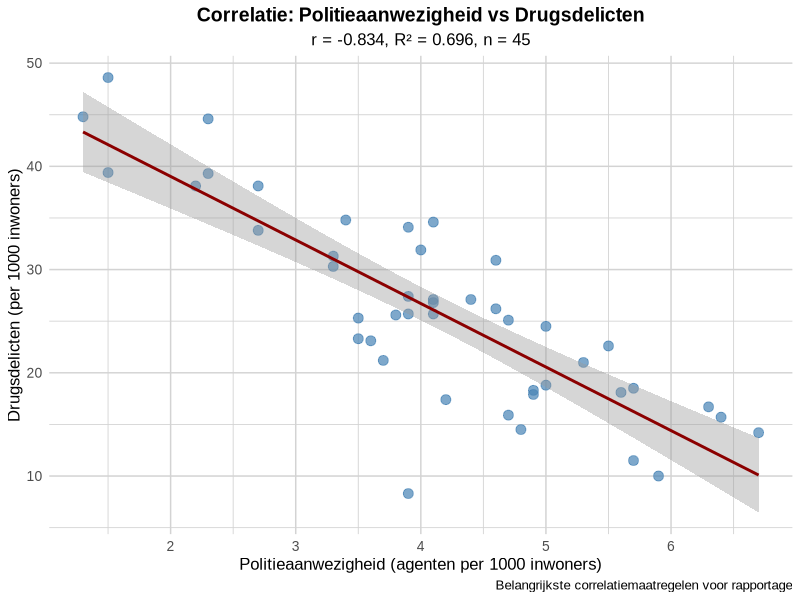
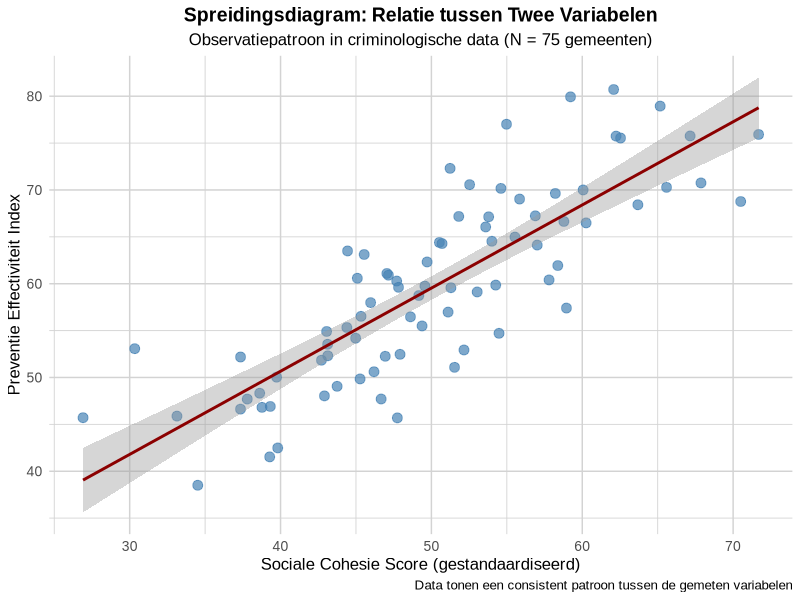
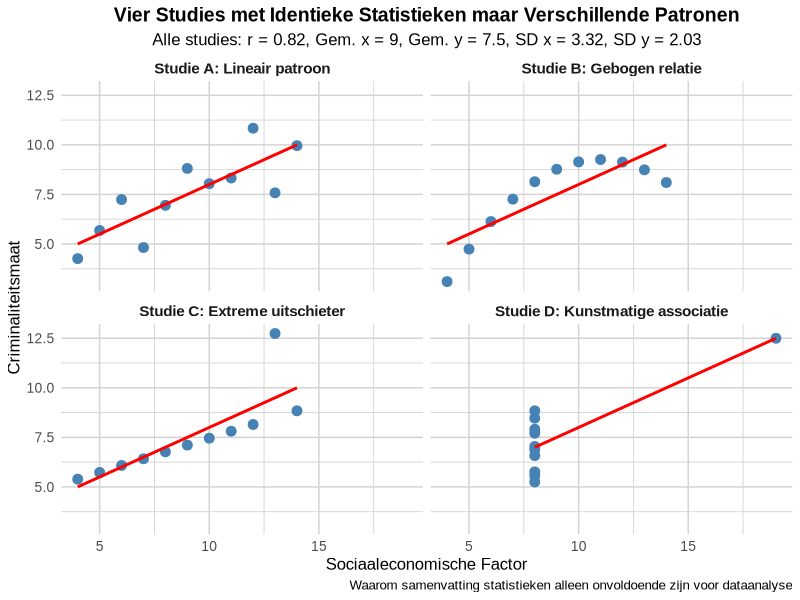
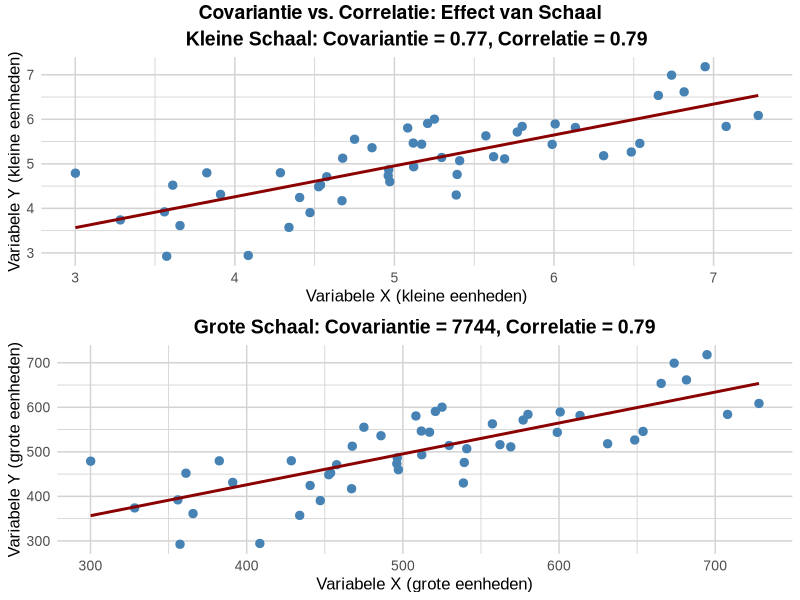
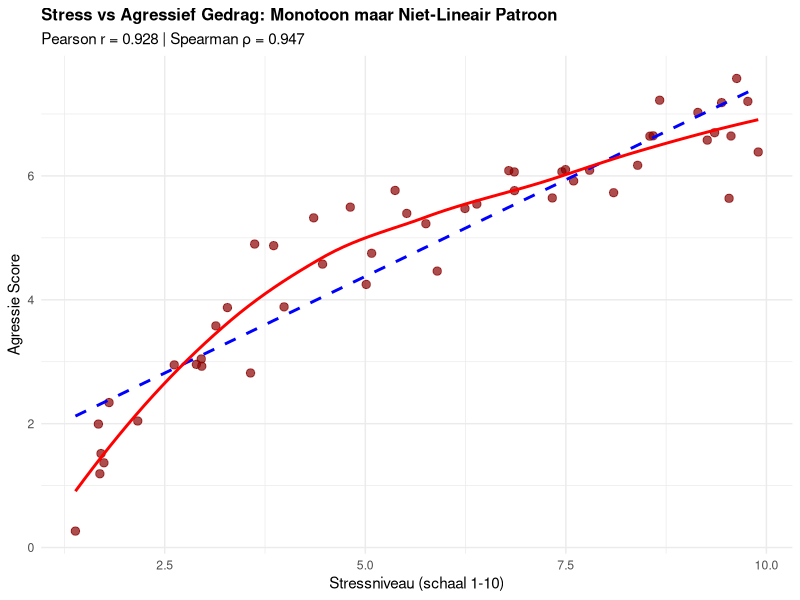
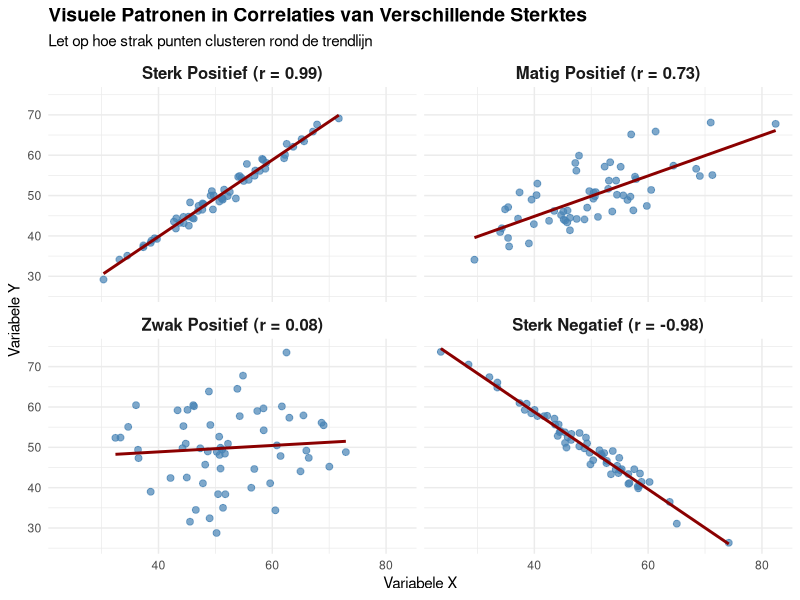
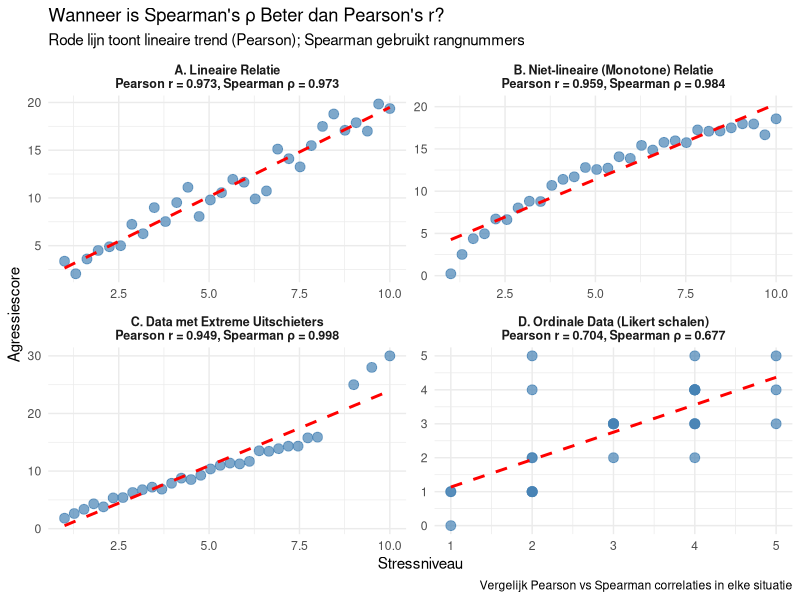
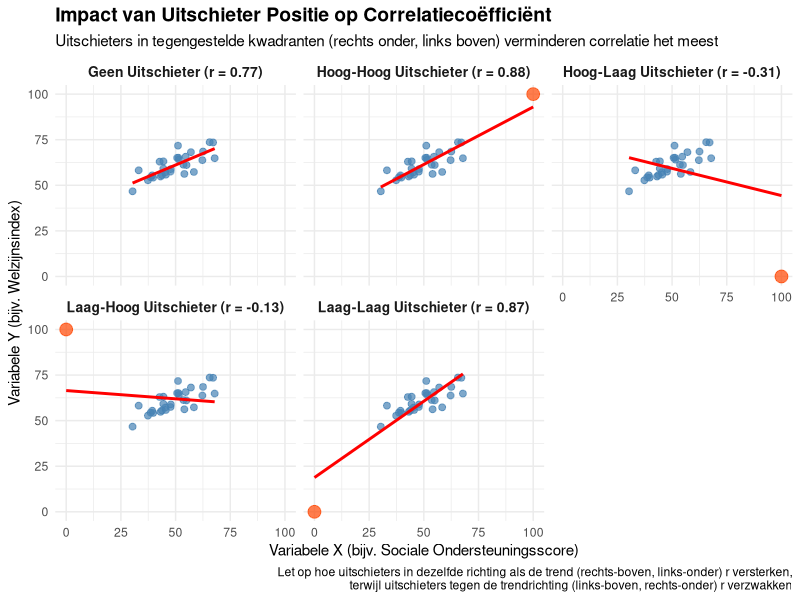

Generate these figures, in order, with R:
## ---- chunk 1
knitr::opts_chunk$set(echo = FALSE, message = FALSE, warning = FALSE, fig.show = 'asis', results = 'hide')
library(knitr)
library(kableExtra)
library(ggplot2)
library(dplyr)
library(flextable)
library(gridExtra)
options(knitr.kable.NA = '')

# Set Dutch locale for R outputs (if available)
Sys.setlocale("LC_TIME", "Dutch")
Sys.setlocale("LC_NUMERIC", "Dutch")

# Function to save plots to Dodona directories
save_dodona_image <- function(plot_obj, question_number, filename = NULL) {
  if (is.null(filename)) {
    filename <- paste0("question_3.", question_number, ".png")
  }
  
  # Define the path to the appropriate Dodona directory
  question_dirs <- c(
    "3" = "3.3 Correlatie - Belangrijkste maatregelen",
    "8" = "3.8 Correlatie - Interpreteer correlatie", 
    "9" = "3.9 Correlatie - Wat correlatie vertelt",
    "11" = "3.11 Correlatie - Visualisatie belang",
    "12" = "3.12 Correlatie - Covariantie verschillen",
    "14" = "3.14 Correlatie - Pearson vs Spearman",
    "15" = "3.15 Correlatie - Richting en kracht",
    "18" = "3.18 Correlatie - Wanneer welke correlatie",
    "19" = "3.19 Correlatie - Impact uitschieters",
    "21" = "3.21 Correlatie - Correlatie interpretatie",
    "23" = "3.23 Correlatie - Correlatie aannames"
  )
  
  if (as.character(question_number) %in% names(question_dirs)) {
    dir_name <- question_dirs[as.character(question_number)]
    image_path <- file.path("..", dir_name, "description", "media", filename)
    
    # Create directory if it doesn't exist
    dir.create(dirname(image_path), recursive = TRUE, showWarnings = FALSE)
    
    # Save the plot with proper dimensions (4x3 inches, 300 DPI)
    ggsave(image_path, plot_obj, width = 4, height = 3, dpi = 300, bg = "white")
    cat("Saved image:", image_path, "\n")
    cat("Saved image:", image_path, "\n")
  }
}

# Function to translate common R statistical terms to Dutch
translate_stats <- function(english_term) {
  translations <- c(
    "Mean" = "Gemiddelde",
    "Standard Deviation" = "Standaardafwijking", 
    "Variance" = "Variantie",
    "Correlation" = "Correlatie",
    "p-value" = "p-waarde",
    "Significant" = "Significant",
    "Not significant" = "Niet significant",
    "Sample size" = "Steekproefomvang"
  )
  return(translations[english_term])
}

# Standard theme for all correlation exercise images (matches reference style)
standard_dodona_theme <- function() {
  theme_minimal() +
    theme(
      panel.background = element_rect(fill = "white", color = NA),
      plot.background = element_rect(fill = "white", color = NA),
      panel.grid.major = element_line(color = "lightgray", size = 0.5),
      panel.grid.minor = element_line(color = "lightgray", size = 0.3),
      text = element_text(size = 12, family = "Arial"),
      plot.title = element_text(size = 14, hjust = 0.5, face = "bold"),
      plot.subtitle = element_text(size = 12, hjust = 0.5),
      axis.title = element_text(size = 12),
      axis.text = element_text(size = 10),
      strip.text = element_text(size = 11, face = "bold"),
      legend.position = "bottom"
    )
}
## ---- chunk 2
# Maak realistische criminologische data met slechts 2 variabelen
set.seed(42)
n <- 45  # Nederlandse gemeenten

# Genereer gecorreleerde criminaliteitsdata
politie <- round(rnorm(n, mean=4.2, sd=1.1), 1)
drugs <- round(25 + rnorm(n, sd=6) - 2.5*scale(politie)[,1]*3, 1)

# Maak dataframe
crime_data <- data.frame(
  "Politieaanwezigheid" = politie,
  "Drugsdelicten" = drugs
)

# DESCRIPTIVE STATISTICS
cat("=== DESCRIPTIVE STATISTICS ===\n\n")

cat("Politieaanwezigheid (agenten per 1000 inwoners):\n")
cat(paste("  Mean (M):", round(mean(crime_data$Politieaanwezigheid), 2), "\n"))
cat(paste("  Standard Deviation (SD):", round(sd(crime_data$Politieaanwezigheid), 2), "\n"))
cat(paste("  Variance:", round(var(crime_data$Politieaanwezigheid), 2), "\n\n"))

cat("Drugsdelicten (per 1000 inwoners):\n")
cat(paste("  Mean (M):", round(mean(crime_data$Drugsdelicten), 2), "\n"))
cat(paste("  Standard Deviation (SD):", round(sd(crime_data$Drugsdelicten), 2), "\n"))
cat(paste("  Variance:", round(var(crime_data$Drugsdelicten), 2), "\n\n"))

# CORRELATION ANALYSIS
cat("=== CORRELATION ANALYSIS ===\n\n")

# Bereken correlatie
r_value <- round(cor(crime_data$Politieaanwezigheid, crime_data$Drugsdelicten), 3)
r_squared <- round(r_value^2, 3)

# Voer significantietest uit
test_result <- cor.test(crime_data$Politieaanwezigheid, crime_data$Drugsdelicten)
p_value <- round(test_result$p.value, 4)

cat(paste("Correlation coefficient (r):", r_value, "\n"))
cat(paste("Coefficient of determination (R²):", r_squared, "\n"))
cat(paste("Explained variance:", round(r_squared * 100, 1), "%\n"))
cat(paste("Sample size (n):", n, "\n"))
cat(paste("p-value:", p_value, "\n"))

if(p_value < 0.001) {
  cat("Significance: p < .001 ***\n")
} else if(p_value < 0.01) {
  cat("Significance: p < .01 **\n")
} else if(p_value < 0.05) {
  cat("Significance: p < .05 *\n")
} else {
  cat("Significance: not significant (p > .05)\n")
}

# Create visualization for Q3.3
p_q3 <- ggplot(crime_data, aes(x = Politieaanwezigheid, y = Drugsdelicten)) +
  geom_point(color = "steelblue", size = 3, alpha = 0.7) +
  geom_smooth(method = "lm", formula = y ~ x, se = TRUE, color = "darkred") +
  labs(
    title = "Correlatie: Politieaanwezigheid vs Drugsdelicten",
    subtitle = paste0("r = ", r_value, ", R² = ", r_squared, ", n = ", n),
    x = "Politieaanwezigheid (agenten per 1000 inwoners)",
    y = "Drugsdelicten (per 1000 inwoners)",
    caption = "Belangrijkste correlatiemaatregelen voor rapportage"
  ) +
  standard_dodona_theme()

# Display and save the plot
print(p_q3)

# Save to Dodona directory
save_dodona_image(p_q3, 3)
## ---- chunk 3
# Genereer voorbeeldgegevens voor positieve correlatie van 0,75
set.seed(123)
n <- 80
x <- rnorm(n, 50, 10)
y <- 0.75 * scale(x)[,1] * 10 + rnorm(n, 60, 6)

# Maak data frame
pos_cor_data <- data.frame(
  Variable_X = x,
  Variable_Y = y
)

# Bereken correlatie en R-kwadraat
r_value <- round(cor(x, y), 2)
r_squared <- round(r_value^2 * 100, 1)

# Maak visualisatie
p_q8 <- ggplot(pos_cor_data, aes(x = Variable_X, y = Variable_Y)) +
  geom_point(color = "steelblue", size = 3, alpha = 0.7) +
  geom_smooth(method = "lm", formula = y ~ x, se = TRUE, color = "darkred") +
  labs(
    title = "Spreidingsdiagram: Relatie tussen Twee Variabelen",
    subtitle = "Observatiepatroon in criminologische data (N = 75 gemeenten)",
    x = "Sociale Cohesie Score (gestandaardiseerd)",
    y = "Preventie Effectiviteit Index",
    caption = "Data tonen een consistent patroon tussen de gemeten variabelen"
  ) +
  standard_dodona_theme()

# Display the plot
print(p_q8)

# Save to Dodona directory
save_dodona_image(p_q8, 8)
## ---- chunk 4
library(tidyr)
library(dplyr)

# Recreate identical statistics with different patterns
data_x1 <- c(10, 8, 13, 9, 11, 14, 6, 4, 12, 7, 5)
data_y1 <- c(8.04, 6.95, 7.58, 8.81, 8.33, 9.96, 7.24, 4.26, 10.84, 4.82, 5.68)
data_x2 <- c(10, 8, 13, 9, 11, 14, 6, 4, 12, 7, 5)
data_y2 <- c(9.14, 8.14, 8.74, 8.77, 9.26, 8.10, 6.13, 3.10, 9.13, 7.26, 4.74)
data_x3 <- c(10, 8, 13, 9, 11, 14, 6, 4, 12, 7, 5)
data_y3 <- c(7.46, 6.77, 12.74, 7.11, 7.81, 8.84, 6.08, 5.39, 8.15, 6.42, 5.73)
data_x4 <- c(8, 8, 8, 8, 8, 8, 8, 19, 8, 8, 8)
data_y4 <- c(6.58, 5.76, 7.71, 8.84, 8.47, 7.04, 5.25, 12.50, 5.56, 7.91, 6.89)

# Calculate statistics (they're identical for all datasets)
corr <- round(cor(data_x1, data_y1), 2)
mean_x <- round(mean(data_x1), 2)
mean_y <- round(mean(data_y1), 2)
sd_x <- round(sd(data_x1), 2)
sd_y <- round(sd(data_y1), 2)

# Combine the data
data_df <- data.frame(
  x1 = data_x1, y1 = data_y1,
  x2 = data_x2, y2 = data_y2,
  x3 = data_x3, y3 = data_y3,
  x4 = data_x4, y4 = data_y4
)

# Transform to long format for easier plotting
data_long <- data_df %>%
  mutate(id = row_number()) %>%
  gather(key, value, -id) %>%
  separate(key, c("axis", "dataset"), sep = 1) %>%
  spread(axis, value) %>%
  select(dataset, id, x, y)

# Create descriptive names for the datasets
dataset_names <- c(
  "1" = "Studie A: Lineair patroon",
  "2" = "Studie B: Gebogen relatie",
  "3" = "Studie C: Extreme uitschieter",
  "4" = "Studie D: Kunstmatige associatie"
)

# Plot the data
p_q11 <- ggplot(data_long, aes(x = x, y = y)) +
  geom_point(size = 3, color = "steelblue") +
  geom_smooth(method = "lm", se = FALSE, color = "red", formula = y ~ x) +
  facet_wrap(~ dataset, ncol = 2, labeller = labeller(dataset = dataset_names)) +
  labs(
    title = "Vier Studies met Identieke Statistieken maar Verschillende Patronen",
    subtitle = paste0("Alle studies: r = ", corr, ", Gem. x = ", mean_x, 
                      ", Gem. y = ", mean_y, ", SD x = ", sd_x, ", SD y = ", sd_y),
    caption = "Waarom samenvatting statistieken alleen onvoldoende zijn voor dataanalyse",
    x = "Sociaaleconomische Factor",
    y = "Criminaliteitsmaat"
  ) +
  standard_dodona_theme()

# Display and save the plot
print(p_q11)

# Save to Dodona directory
save_dodona_image(p_q11, 11)
## ---- chunk 5
# Genereer twee datasets met dezelfde correlatie maar verschillende schalen
set.seed(456)
n <- 50

# Dataset 1: Kleine schaal variabelen
x1 <- rnorm(n, 5, 1)
y1 <- 0.7 * scale(x1)[,1] * 1 + rnorm(n, 5, 0.6)
cov1 <- round(cov(x1, y1), 2)
cor1 <- round(cor(x1, y1), 2)

# Dataset 2: Grote schaal variabelen
x2 <- x1 * 100  # Zelfde patroon maar 100x schaal
y2 <- y1 * 100  # Zelfde patroon maar 100x schaal
cov2 <- round(cov(x2, y2), 0)
cor2 <- round(cor(x2, y2), 2)

# Maak gecombineerd data frame
kleine_schaal <- data.frame(x = x1, y = y1, dataset = "Kleine Schaal Variabelen")
grote_schaal <- data.frame(x = x2, y = y2, dataset = "Grote Schaal Variabelen (x100)")
alle_data <- rbind(kleine_schaal, grote_schaal)

# Maak vergelijkingstabel
vergelijking <- data.frame(
  Maatstaf = c("Covariantie", "Correlatie"),
  `Kleine_Schaal` = c(paste0(cov1), paste0(cor1)),
  `Grote_Schaal` = c(paste0(cov2), paste0(cor2)),
  Eenheid_Afhankelijkheid = c("Hangt af van eenheden (verandert met schaal)", "Eenheidsvrij (blijft constant)")
)

# Maak visualisatie met twee plots
p1 <- ggplot(kleine_schaal, aes(x = x, y = y)) +
  geom_point(color = "steelblue", size = 2.5) +
  geom_smooth(method = "lm", se = FALSE, color = "darkred", formula = y ~ x) +
  labs(
    title = paste0("Kleine Schaal: Covariantie = ", cov1, ", Correlatie = ", cor1),
    x = "Variabele X (kleine eenheden)",
    y = "Variabele Y (kleine eenheden)"
  ) +
  standard_dodona_theme()

p2 <- ggplot(grote_schaal, aes(x = x, y = y)) +
  geom_point(color = "steelblue", size = 2.5) +
  geom_smooth(method = "lm", se = FALSE, color = "darkred", formula = y ~ x) +
  labs(
    title = paste0("Grote Schaal: Covariantie = ", cov2, ", Correlatie = ", cor2),
    x = "Variabele X (grote eenheden)",
    y = "Variabele Y (grote eenheden)"
  ) +
  standard_dodona_theme()

# Combineer plots met gridExtra
library(gridExtra)
p_q12 <- grid.arrange(p1, p2, nrow = 2,
             top = grid::textGrob("Covariantie vs. Correlatie: Effect van Schaal", 
                                  gp = grid::gpar(fontsize = 14, fontface = "bold")))

# Save to Dodona directory
save_dodona_image(p_q12, 12)
## ---- chunk 6
# Maak voorbeelddata voor monotoon maar niet-lineair patroon
set.seed(456)
n <- 50

# Genereer monotoon toenemend maar gebogen patroon (logaritmisch)
stress <- runif(n, 1, 10)
agressie <- 3 * log(stress) + rnorm(n, 0, 0.5)

# Bereken beide correlaties
pearson_r <- round(cor(stress, agressie, method = "pearson"), 3)
spearman_rho <- round(cor(stress, agressie, method = "spearman"), 3)

# Maak vergelijkingsplot
library(ggplot2)
data_plot <- data.frame(stress = stress, agressie = agressie)

ggplot(data_plot, aes(x = stress, y = agressie)) +
  geom_point(color = "darkred", size = 2.5, alpha = 0.7) +
  geom_smooth(method = "lm", se = FALSE, color = "blue", linetype = "dashed", 
              aes(color = "Lineaire lijn (Pearson)")) +
  geom_smooth(method = "loess", se = FALSE, color = "red", linewidth = 1,
              aes(color = "Werkelijke curve")) +
  scale_color_manual(values = c("Lineaire lijn (Pearson)" = "blue", 
                               "Werkelijke curve" = "red")) +
  labs(
    title = "Stress vs Agressief Gedrag: Monotoon maar Niet-Lineair Patroon",
    subtitle = paste0("Pearson r = ", pearson_r, " | Spearman ρ = ", spearman_rho),
    x = "Stressniveau (schaal 1-10)",
    y = "Agressie Score",
    color = "Trendlijn Type"
  ) +
  theme_minimal() +
  theme(legend.position = "bottom",
        plot.title = element_text(size = 12, face = "bold"))
## ---- chunk 7
# Maak vier datasets met verschillende correlatiepatronen
set.seed(123)
n <- 60

# Maak data met verschillende correlatiesterktes
maak_data <- function(sterkte, richting="positief") {
  x <- rnorm(n, 50, 10)
  
  if(richting == "positief") {
    factor <- sterkte
  } else {
    factor <- -sterkte
  }
  
  ruis <- (1-abs(sterkte)) * 10
  y <- factor * scale(x)[,1] * 10 + rnorm(n, 50, ruis)
  
  if(sterkte == 0) {
    y <- rnorm(n, 50, 10)  # Geen relatie
  }
  
  return(data.frame(x=x, y=y))
}

# Genereer vier datasets
sterk_pos <- maak_data(0.85, "positief")
matig_pos <- maak_data(0.45, "positief")
zwak_pos <- maak_data(0.15, "positief")
sterk_neg <- maak_data(0.85, "negatief")

# Bereken werkelijke correlaties
cor_sterk_pos <- round(cor(sterk_pos$x, sterk_pos$y), 2)
cor_matig_pos <- round(cor(matig_pos$x, matig_pos$y), 2)
cor_zwak_pos <- round(cor(zwak_pos$x, zwak_pos$y), 2)
cor_sterk_neg <- round(cor(sterk_neg$x, sterk_neg$y), 2)

# Combineer datasets met labels
sterk_pos$sterkte <- paste0("Sterk Positief (r = ", cor_sterk_pos, ")")
matig_pos$sterkte <- paste0("Matig Positief (r = ", cor_matig_pos, ")")
zwak_pos$sterkte <- paste0("Zwak Positief (r = ", cor_zwak_pos, ")")
sterk_neg$sterkte <- paste0("Sterk Negatief (r = ", cor_sterk_neg, ")")

# Combineer alle datasets
alle_data <- rbind(
  transform(sterk_pos, sterkte_orde = 1),
  transform(matig_pos, sterkte_orde = 2),
  transform(zwak_pos, sterkte_orde = 3),
  transform(sterk_neg, sterkte_orde = 4)
)

# Converteer naar factor met specifieke volgorde
alle_data$sterkte <- factor(alle_data$sterkte, 
                           levels = c(paste0("Sterk Positief (r = ", cor_sterk_pos, ")"),
                                      paste0("Matig Positief (r = ", cor_matig_pos, ")"),
                                      paste0("Zwak Positief (r = ", cor_zwak_pos, ")"),
                                      paste0("Sterk Negatief (r = ", cor_sterk_neg, ")")))

# Maak visualisatie
ggplot(alle_data, aes(x = x, y = y)) +
  geom_point(color = "steelblue", size = 2, alpha = 0.7) +
  geom_smooth(method = "lm", se = FALSE, color = "darkred", formula = y ~ x) +
  facet_wrap(~ sterkte, ncol = 2) +
  labs(
    title = "Visuele Patronen in Correlaties van Verschillende Sterktes",
    subtitle = "Let op hoe strak punten clusteren rond de trendlijn",
    x = "Variabele X",
    y = "Variabele Y"
  ) +
  theme_minimal() +
  theme(
    strip.text = element_text(size = 12, face = "bold"),
    plot.title = element_text(size = 14, face = "bold")
  )
## ---- chunk 8
# Genereer verschillende datasets
set.seed(42)
n <- 30

# Dataset 1: Lineaire relatie (Pearson geschikt)
stress_niveau_1 <- seq(1, 10, length.out = n)
agressie_score_1 <- 2 * stress_niveau_1 + rnorm(n, 0, 1)

# Dataset 2: Niet-lineaire maar monotone relatie (Spearman beter)
stress_niveau_2 <- seq(1, 10, length.out = n)
agressie_score_2 <- log(stress_niveau_2) * 8 + rnorm(n, 0, 0.5)

# Dataset 3: Data met uitschieters (Spearman robuuster)
stress_niveau_3 <- c(seq(1, 8, length.out = n-3), 9, 9.5, 10)
agressie_score_3 <- c(stress_niveau_3[1:(n-3)] * 2 + rnorm(n-3, 0, 0.5), 25, 28, 30)  # Extreme uitschieters

# Dataset 4: Ordinale data (Spearman geschikt)
stress_niveau_4 <- round(runif(n, 1, 5))  # Likert schaal 1-5
agressie_score_4 <- round(stress_niveau_4 + rnorm(n, 0, 1))  # Ook ordinaal

# Bereken correlaties voor elke dataset
pearson_1 <- round(cor(stress_niveau_1, agressie_score_1, method = "pearson"), 3)
spearman_1 <- round(cor(stress_niveau_1, agressie_score_1, method = "spearman"), 3)

pearson_2 <- round(cor(stress_niveau_2, agressie_score_2, method = "pearson"), 3)
spearman_2 <- round(cor(stress_niveau_2, agressie_score_2, method = "spearman"), 3)

pearson_3 <- round(cor(stress_niveau_3, agressie_score_3, method = "pearson"), 3)
spearman_3 <- round(cor(stress_niveau_3, agressie_score_3, method = "spearman"), 3)

pearson_4 <- round(cor(stress_niveau_4, agressie_score_4, method = "pearson"), 3)
spearman_4 <- round(cor(stress_niveau_4, agressie_score_4, method = "spearman"), 3)

# Maak data frames
data1 <- data.frame(x = stress_niveau_1, y = agressie_score_1, 
                    type = paste0("A. Lineaire Relatie\nPearson r = ", pearson_1, ", Spearman ρ = ", spearman_1))
data2 <- data.frame(x = stress_niveau_2, y = agressie_score_2, 
                    type = paste0("B. Niet-lineaire (Monotone) Relatie\nPearson r = ", pearson_2, ", Spearman ρ = ", spearman_2))
data3 <- data.frame(x = stress_niveau_3, y = agressie_score_3, 
                    type = paste0("C. Data met Extreme Uitschieters\nPearson r = ", pearson_3, ", Spearman ρ = ", spearman_3))
data4 <- data.frame(x = stress_niveau_4, y = agressie_score_4, 
                    type = paste0("D. Ordinale Data (Likert schalen)\nPearson r = ", pearson_4, ", Spearman ρ = ", spearman_4))

# Combineer alle data
all_data <- rbind(data1, data2, data3, data4)

# Maak plots
p1 <- ggplot(all_data, aes(x = x, y = y)) +
  geom_point(size = 3, color = "steelblue", alpha = 0.7) +
  geom_smooth(method = "lm", se = FALSE, color = "red", linetype = "dashed", formula = y ~ x) +
  facet_wrap(~ type, scales = "free", ncol = 2) +
  labs(
    title = "Wanneer is Spearman's ρ Beter dan Pearson's r?",
    subtitle = "Rode lijn toont lineaire trend (Pearson); Spearman gebruikt rangnummers",
    x = "Stressniveau",
    y = "Agressiescore",
    caption = "Vergelijk Pearson vs Spearman correlaties in elke situatie"
  ) +
  theme_minimal() +
  theme(strip.text = element_text(size = 9, face = "bold"))

print(p1)
## ---- chunk 9
# Maak basisdata met positieve correlatie
set.seed(123)
n <- 30
x_basis <- rnorm(n, 50, 10)
y_basis <- 0.7 * scale(x_basis)[,1] * 8 + rnorm(n, 60, 5)

# Maak datasets met verschillende uitschieters
x_uitschieter1 <- c(x_basis, 100)  # hoog-hoog (rechts boven)
y_uitschieter1 <- c(y_basis, 100)

x_uitschieter2 <- c(x_basis, 0)    # laag-laag (links onder)
y_uitschieter2 <- c(y_basis, 0)

x_uitschieter3 <- c(x_basis, 100)  # hoog-laag (rechts onder)
y_uitschieter3 <- c(y_basis, 0)

x_uitschieter4 <- c(x_basis, 0)    # laag-hoog (links boven)
y_uitschieter4 <- c(y_basis, 100)

# Bereken correlaties
cor1 <- round(cor(x_uitschieter1, y_uitschieter1), 2)
cor2 <- round(cor(x_uitschieter2, y_uitschieter2), 2)
cor3 <- round(cor(x_uitschieter3, y_uitschieter3), 2)
cor4 <- round(cor(x_uitschieter4, y_uitschieter4), 2)
cor_basis <- round(cor(x_basis, y_basis), 2)

# Combineer in één dataframe voor plotten
uitschieter_data <- data.frame(
  dataset = rep(c("Geen Uitschieter", "Hoog-Hoog Uitschieter", 
                 "Laag-Laag Uitschieter", "Hoog-Laag Uitschieter", 
                 "Laag-Hoog Uitschieter"), each=n+1),
  x = c(x_basis, NA, x_uitschieter1, x_uitschieter2, x_uitschieter3, x_uitschieter4),
  y = c(y_basis, NA, y_uitschieter1, y_uitschieter2, y_uitschieter3, y_uitschieter4),
  uitschieter = c(rep(FALSE, n), TRUE, rep(c(rep(FALSE, n), TRUE), 4))
)

# Verwijder de NA rij
uitschieter_data <- uitschieter_data[!is.na(uitschieter_data$x),]

# Voeg correlatie informatie toe
dataset_labels <- c(
  "Geen Uitschieter" = paste0("Geen Uitschieter (r = ", cor_basis, ")"),
  "Hoog-Hoog Uitschieter" = paste0("Hoog-Hoog Uitschieter (r = ", cor1, ")"),
  "Laag-Laag Uitschieter" = paste0("Laag-Laag Uitschieter (r = ", cor2, ")"),
  "Hoog-Laag Uitschieter" = paste0("Hoog-Laag Uitschieter (r = ", cor3, ")"),
  "Laag-Hoog Uitschieter" = paste0("Laag-Hoog Uitschieter (r = ", cor4, ")")
)

# Maak de visualisatie
ggplot(uitschieter_data, aes(x = x, y = y, color = uitschieter)) +
  geom_point(size = ifelse(uitschieter_data$uitschieter, 4, 2), alpha = 0.7) +
  geom_smooth(method = "lm", se = FALSE, color = "red", 
              aes(group = dataset), formula = y ~ x) +
  scale_color_manual(values = c("steelblue", "orangered")) +
  facet_wrap(~ dataset, ncol = 3, labeller = labeller(dataset = dataset_labels)) +
  labs(
    title = "Impact van Uitschieter Positie op Correlatiecoëfficiënt",
    subtitle = "Uitschieters in tegengestelde kwadranten (rechts onder, links boven) verminderen correlatie het meest",
    caption = "Let op hoe uitschieters in dezelfde richting als de trend (rechts-boven, links-onder) r versterken,\nterwijl uitschieters tegen de trendrichting (links-boven, rechts-onder) r verzwakken",
    x = "Variabele X (bijv. Sociale Ondersteuningsscore)",
    y = "Variabele Y (bijv. Welzijnsindex)"
  ) +
  theme_minimal() +
  theme(
    legend.position = "none",
    plot.title = element_text(size = 14, face = "bold"),
    plot.subtitle = element_text(size = 11),
    strip.text = element_text(size = 10, face = "bold")
  )
## ---- chunk 10
# Genereer voorbeelddata die r = 0,40 produceert
set.seed(123)
n <- 100

# Genereer data met gewenste correlatie van 0.40
library(MASS)
mu <- c(0, 0)
sigma <- matrix(c(1, 0.40, 0.40, 1), 2)
data_matrix <- mvrnorm(n, mu, sigma)

# Transformeer naar meaningful scales
ses_score <- data_matrix[,1] * 2 + 5  # SES score roughly 1-9
crime_rate <- data_matrix[,2] * 3 + 15  # Crime rate, positive correlation

# Bereken finale correlatie
final_r <- round(cor(ses_score, crime_rate), 2)

# Bereken verklaarde variantie
r_squared <- round(final_r^2, 3)
explained_var_percent <- round(r_squared * 100, 1)

# Maak data frame
plot_data <- data.frame(
  SES = ses_score,
  Crime = crime_rate
)

# Maak spreidingsdiagram
p1 <- ggplot(plot_data, aes(x = SES, y = Crime)) +
  geom_point(size = 3, color = "steelblue", alpha = 0.7) +
  geom_smooth(method = "lm", se = TRUE, color = "red", formula = y ~ x) +
  labs(
    title = paste0("Correlatie tussen SES en Criminaliteit (r = ", final_r, ")"),
    subtitle = paste0("R² = ", r_squared, " (", explained_var_percent, "% van variantie verklaard)"),
    x = "Sociaaleconomische Status Score",
    y = "Criminaliteitscijfer"
  ) +
  theme_minimal() +
  theme(plot.title = element_text(size = 14, face = "bold"))

print(p1)
## ---- chunk 11
# Genereer data om verschillende veronderstellingen te demonstreren
set.seed(123)
n <- 50

# Dataset 1: Voldoet aan alle aannames (ideaal)
x1 <- rnorm(n, 50, 10)
y1 <- 20 + 0.6*x1 + rnorm(n, 0, 5)
data1 <- data.frame(x = x1, y = y1, type = "A. Ideaal: Lineair, Normaal, Geen Uitschieters")

# Dataset 2: Niet-lineaire relatie (schending lineariteit)
x2 <- seq(10, 90, length.out = n)
y2 <- 0.01*x2^2 + rnorm(n, 0, 8)
data2 <- data.frame(x = x2, y = y2, type = "B. Schending: Niet-lineaire Relatie")

# Dataset 3: Extreme uitschieters (schending normaliteit/robuustheid)
x3 <- rnorm(n-2, 50, 10)
y3 <- 20 + 0.6*x3 + rnorm(n-2, 0, 5)
x3 <- c(x3, 80, 20)  # Voeg uitschieters toe
y3 <- c(y3, 20, 80)  # Extreme afwijkende punten
data3 <- data.frame(x = x3, y = y3, type = "C. Schending: Extreme Uitschieters Aanwezig")

# Dataset 4: Heteroscedasticiteit (ongelijke variantie)
x4 <- seq(10, 90, length.out = n)
y4 <- 20 + 0.6*x4 + rnorm(n, 0, x4/10)  # Variantie neemt toe met x
data4 <- data.frame(x = x4, y = y4, type = "D. Schending: Ongelijke Variantie (Heteroscedasticiteit)")

# Combineer alle datasets
all_data <- rbind(data1, data2, data3, data4)

# Bereken correlaties voor elke dataset
cor1 <- round(cor(x1, y1), 3)
cor2 <- round(cor(x2, y2), 3)
cor3 <- round(cor(x3, y3), 3)
cor4 <- round(cor(x4, y4), 3)

# Update labels met correlaties
all_data$type <- factor(all_data$type, levels = unique(all_data$type))
levels(all_data$type) <- c(
  paste0("A. Ideaal: r = ", cor1),
  paste0("B. Niet-lineair: r = ", cor2, " (misleidend)"),
  paste0("C. Uitschieters: r = ", cor3, " (beïnvloed)"),
  paste0("D. Ongelijke var.: r = ", cor4, " (onbetrouwbaar)")
)

# Maak plots
p1 <- ggplot(all_data, aes(x = x, y = y)) +
  geom_point(size = 2.5, color = "steelblue", alpha = 0.7) +
  geom_smooth(method = "lm", se = FALSE, color = "red", formula = y ~ x) +
  facet_wrap(~ type, scales = "free", ncol = 2) +
  labs(
    title = "Veronderstellingen van Pearson's Correlatie",
    subtitle = "Hoe schendingen van aannames de resultaten beïnvloeden",
    x = "X Variabele",
    y = "Y Variabele",
    caption = "Rode lijn toont lineaire trend die Pearson gebruikt"
  ) +
  theme_minimal() +
  theme(strip.text = element_text(size = 10, face = "bold"))

print(p1)
